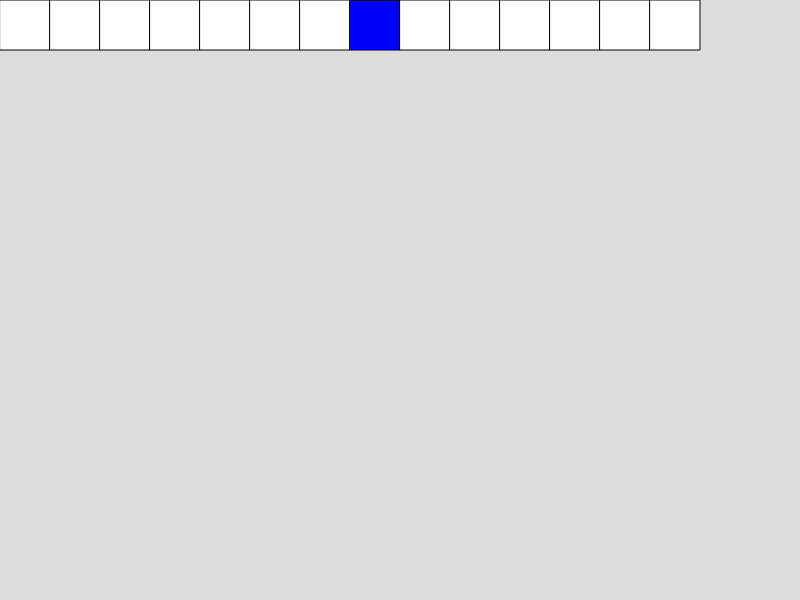
Frame 1 (no input)
Frame 60 (no input): identical to frame 1, image omitted
Frame 120 (the mouse pressed at the canvas centre since frame 60): identical to frame 1, image omitted

The p5.js sketch that drew this single still picture (run headless with seeded random() and noise() and a simulated clock; from frame 60 on, the mouse is pressed at the canvas centre):

// p5.js sketch
// ── sketch.js
function setup() {
  createCanvas(800, 600);


}

function draw() {
  background(220);

  text("Hello World", 20, 20);

  for (let i = 0; i < 14; i++) {
    if (i == 7) {
      fill("blue");
    } else {
      fill("white");
    }

    rect(i * 50, 0, 50, 50);
  }
}

  for (let i = 0; i < 100; i++) {
      console.log("Hello World");
  }
  console.log("Hoe gaat het?");
